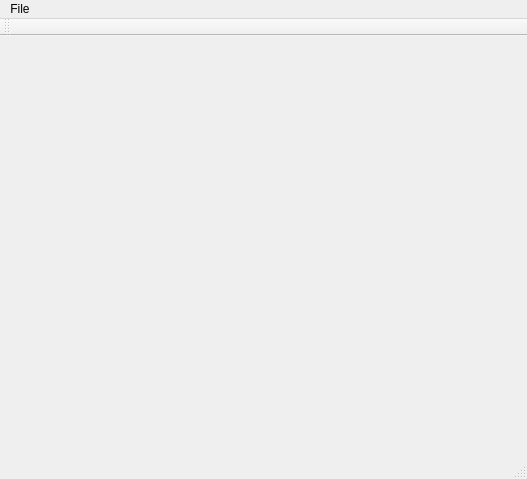
<?xml version="1.0" encoding="UTF-8"?>
<ui version="4.0">
 <class>PaintWindow</class>
 <widget class="QMainWindow" name="PaintWindow">
  <property name="geometry">
   <rect>
    <x>0</x>
    <y>0</y>
    <width>527</width>
    <height>479</height>
   </rect>
  </property>
  <property name="windowTitle">
   <string>SimplePaint</string>
  </property>
  <widget class="QWidget" name="centralWidget"/>
  <widget class="QMenuBar" name="menuBar">
   <property name="geometry">
    <rect>
     <x>0</x>
     <y>0</y>
     <width>527</width>
     <height>25</height>
    </rect>
   </property>
   <widget class="QMenu" name="menuFile">
    <property name="title">
     <string>File</string>
    </property>
    <addaction name="actionSave"/>
   </widget>
   <addaction name="menuFile"/>
  </widget>
  <widget class="QToolBar" name="mainToolBar">
   <attribute name="toolBarArea">
    <enum>TopToolBarArea</enum>
   </attribute>
   <attribute name="toolBarBreak">
    <bool>false</bool>
   </attribute>
  </widget>
  <widget class="QStatusBar" name="statusBar"/>
  <action name="actionSave">
   <property name="text">
    <string>Save</string>
   </property>
   <property name="shortcut">
    <string>Ctrl+S</string>
   </property>
  </action>
 </widget>
 <layoutdefault spacing="6" margin="11"/>
 <resources/>
 <connections/>
</ui>
